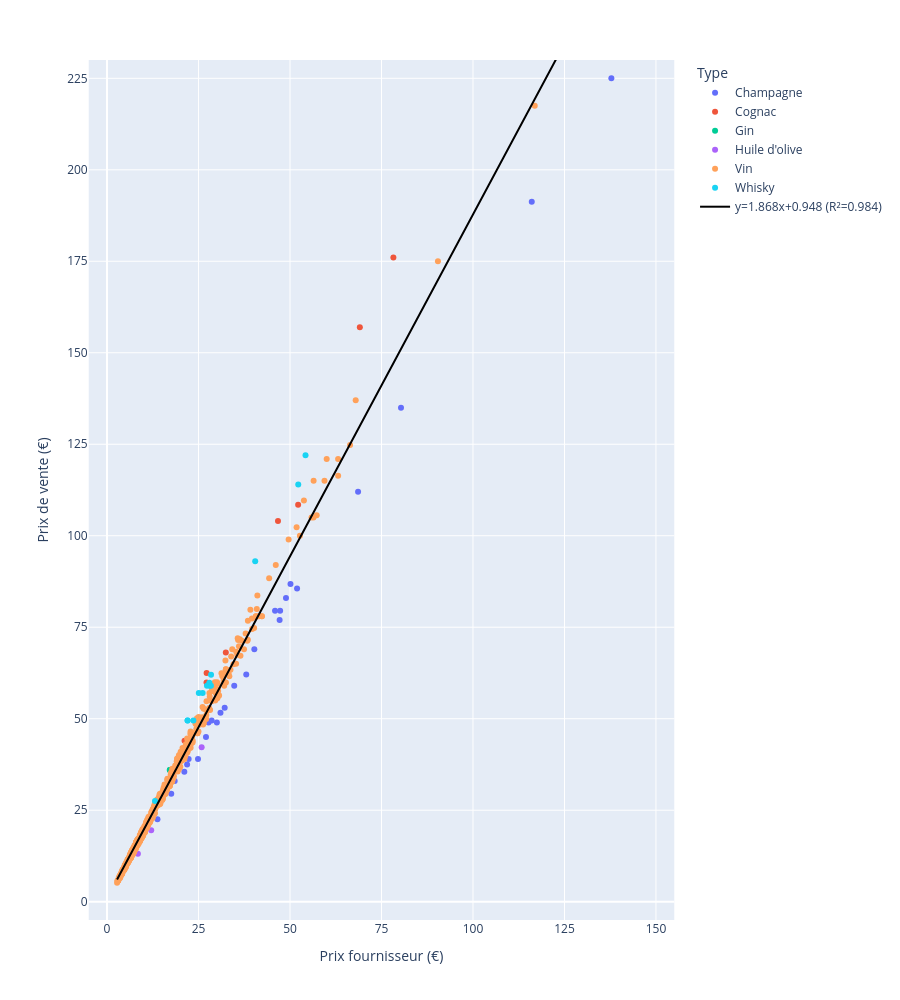

The notebook cell saved with this chart:
### Code cell
fig = px.scatter(
    df_clean, y="price", x="purchase_price", hover_name="title", color="type", category_orders=category_orders,
    labels={"type":"Type","purchase_price":"Prix fournisseur (€)","price":"Prix de vente (€)"},
    trendline="ols", trendline_scope="overall", trendline_color_override="black",
)
fig.for_each_trace(lambda trace: trace.update(name=trace.name.replace("Overall Trendline", f"y={a:.3f}x{b:+.3f} (R²={r*r:.3f})")))
fig.update_layout(
    width=900, height=1000,
    xaxis={"range":(-5,155),"dtick":25,"constrain":"domain"},
    yaxis={"range":(-5,230),"dtick":25,"constrain":"domain","scaleanchor":"x","scaleratio":1},
)
fig.show()

### Figure 1 — Plotly figure (JSON) as saved in the notebook; plotly's stock layout.template omitted (floating-point values rounded to 4 significant figures; data arrays with more than 128 entries replaced by an {"elided": "..."} marker saying what was removed)
{"data": [{"hovertemplate": "<b>%{hovertext}</b><br><br>Type=Champagne<br>Prix fournisseur (€)=%{x}<br>Prix de vente (€)=%{y}<extra></extra>", "hovertext": ["Champagne Mailly Grand Cru Les Echansons 2007", "Champagne Gosset Grand Millésime 2006", "Champagne Gosset Célébris Vintage 2007", "Champagne Egly-Ouriet Premier Cru Les Vignes de Vrigny", "Champagne Egly-Ouriet Grand Cru Brut Tradition", "Champagne Mailly Grand Cru Brut Rosé", "Champagne Larmandier-Bernier Latitude", "Champagne Gosset Grand Rosé", "Champagne Agrapart &amp; Fils L'Avizoise Extra Brut Blanc de Blancs Grand Cru 2012", "Champagne Egly-Ouriet Grand Cru Extra Brut V.P.", "Champagne Gosset Grand Blanc de Blancs", "Champagne Mailly Grand Cru Intemporelle Rosé 2009", "Champagne Agrapart &amp; Fils Les 7 Crus Brut Blanc de Blancs", "Champagne Larmandier-Bernier Terre de Vertus Premier Cru 2011", "Coteaux Champenois Egly-Ouriet Ambonnay Rouge 2016", "Champagne Larmandier-Bernier Grand Cru Les Chemins d'Avize 2011", "Champagne Gosset Grande Réserve", "Champagne Mailly Grand Cru Brut Réserve", "Champagne Agrapart &amp; Fils Terroirs Brut Blanc de Blancs Grand Cru", "Champagne Mailly Grand Cru Extra Brut Millésimé 2012", "Champagne Mailly Grand Cru Blanc de Pinot Noir", "Champagne Agrapart &amp; Fils Minéral Extra Brut Blanc de Blancs Grand Cru 2012", "Champagne Larmandier-Bernier Grand Cru Vieilles Vignes du Levant 2008", "Champagne Petit Lebrun &amp; Fils Blanc de Blancs Grand Cru", "Champagne Egly-Ouriet Grand Cru Brut Rosé", "Champagne Egly-Ouriet Grand Cru Millésimé 2008"], "legendgroup": "Champagne", "marker": {"color": "#636efa", "symbol": "circle"}, "mode": "markers", "name": "Champagne", "orientation": "v", "showlegend": true, "type": "scatter", "x": [48.9, 32.15, 80.33, 31.0, 34.76, 21.88, 22.3, 27.73, 68.6, 47.3, 30.01, 40.25, 27.04, 28.59, 116.1, 51.93, 24.86, 17.55, 38.04, 18.48, 21.12, 50.13, 47.16, 13.78, 45.91, 137.8], "xaxis": "x", "y": [83.0, 53.0, 135.0, 51.6, 59.0, 37.5, 39.0, 49.0, 112.0, 79.5, 49.0, 69.0, 45.0, 49.5, 191.3, 85.6, 39.0, 29.5, 62.1, 33.0, 35.5, 86.8, 77.0, 22.5, 79.5, 225.0], "yaxis": "y"}, {"hovertemplate": "<b>%{hovertext}</b><br><br>Type=Cognac<br>Prix fournisseur (€)=%{x}<br>Prix de vente (€)=%{y}<extra></extra>", "hovertext": ["Cognac Normandin Mercier VFC", "Cognac Frapin Château de Fontpinot XO", "Cognac Frapin VIP XO", "Cognac Frapin Château de Fontpinot 1989 20 Ans d'Age", "Cognac Frapin Cigar Blend", "Cognac Frapin Château de Fontpinot XO 1/2", "Cognac Frapin VSOP", "Cognac Frapin 1270"], "legendgroup": "Cognac", "marker": {"color": "#EF553B", "symbol": "circle"}, "mode": "markers", "name": "Cognac", "orientation": "v", "showlegend": true, "type": "scatter", "x": [27.18, 52.22, 78.25, 69.08, 46.71, 32.46, 27.21, 21.18], "xaxis": "x", "y": [59.9, 108.5, 176.0, 157.0, 104.0, 68.1, 62.5, 44.0], "yaxis": "y"}, {"hovertemplate": "<b>%{hovertext}</b><br><br>Type=Gin<br>Prix fournisseur (€)=%{x}<br>Prix de vente (€)=%{y}<extra></extra>", "hovertext": ["Darnley's London Dry Gin Spiced", "Darnley's London Dry Gin Original"], "legendgroup": "Gin", "marker": {"color": "#00cc96", "symbol": "circle"}, "mode": "markers", "name": "Gin", "orientation": "v", "showlegend": true, "type": "scatter", "x": [17.16, 17.16], "xaxis": "x", "y": [36.0, 36.0], "yaxis": "y"}, {"hovertemplate": "<b>%{hovertext}</b><br><br>Type=Huile d'olive<br>Prix fournisseur (€)=%{x}<br>Prix de vente (€)=%{y}<extra></extra>", "hovertext": ["Huiles d'Olive Extra Vierge Planeta 3x 10cl", "Huile d'Olive Extra Vierge Planeta 50cl", "Huile d'Olive Extra Vierge Planeta Selezione Chef 3L"], "legendgroup": "Huile d'olive", "marker": {"color": "#ab63fa", "symbol": "circle"}, "mode": "markers", "name": "Huile d'olive", "orientation": "v", "showlegend": true, "type": "scatter", "x": [12.07, 8.43, 25.85], "xaxis": "x", "y": [19.5, 13.1, 42.2], "yaxis": "y"}, {"hovertemplate": "<b>%{hovertext}</b><br><br>Type=Vin<br>Prix fournisseur (€)=%{x}<br>Prix de vente (€)=%{y}<extra></extra>", "hovertext": {"elided": "651 str values"}, "legendgroup": "Vin", "marker": {"color": "#FFA15A", "symbol": "circle"}, "mode": "markers", "name": "Vin", "orientation": "v", "showlegend": true, "type": "scatter", "x": {"elided": "651 float values"}, "xaxis": "x", "y": {"elided": "651 float values"}, "yaxis": "y"}, {"hovertemplate": "<b>%{hovertext}</b><br><br>Type=Whisky<br>Prix fournisseur (€)=%{x}<br>Prix de vente (€)=%{y}<extra></extra>", "hovertext": ["Wemyss Malts Single Cask Scotch Whisky Chai Caramel Latte 2002 Craigellachie", "Wemyss Malts Single Cask Scotch Whisky Choc 'n' Nut Pretzel 2001 Bunnahabhain", "Kingsbarns Distillery Lowland Single Malt Whisky", "Wemyss Malts Blended Malt Scotch Whisky Vanilla Burst", "Wemyss Malts Blended Malt Scotch Whisky Spice King Batch Strength", "Wemyss Malts Blended Malt Scotch Whisky The Hive Batch Strength", "Wemyss Malts Blended Malt Scotch Whisky Treacle Chest", "Wemyss Malts Blended Malt Scotch Whisky Peat Chimney Batch Strength", "Wemyss Malts Blended Malt Scotch Whisky Peat Chimney", "Wemyss Malts Blended Malt Scotch Whisky The Hive", "Wemyss Malts Blended Scotch Whisky Lord Elcho", "Wemyss Malts Single Cask Scotch Whisky Chocolate Moka Cake 2005 Strathclyde", "Wemyss Malts Blended Malt Scotch Whisky Spice King", "Wemyss Malts Blended Malt Scotch Whisky The Hive 12 ans"], "legendgroup": "Whisky", "marker": {"color": "#19d3f3", "symbol": "circle"}, "mode": "markers", "name": "Whisky", "orientation": "v", "showlegend": true, "type": "scatter", "x": [52.25, 54.24, 25.08, 26.13, 28.12, 27.31, 27.96, 28.39, 22.01, 23.6, 13.11, 40.49, 22.01, 28.42], "xaxis": "x", "y": [114.0, 122.0, 57.0, 57.0, 59.0, 59.0, 59.8, 59.0, 49.5, 49.5, 27.5, 93.0, 49.5, 62.0], "yaxis": "y"}, {"hovertemplate": "<b>OLS trendline</b><br>price = 1.86841 * purchase_price + 0.947756<br>R<sup>2</sup>=0.984293<br><br>Prix fournisseur (€)=%{x}<br>Prix de vente (€)=%{y} <b>(trend)</b><extra></extra>", "legendgroup": "Overall Trendline", "line": {"color": "black"}, "mode": "lines", "name": "y=1.868x+0.948 (R²=0.984)", "showlegend": true, "type": "scatter", "x": {"elided": "704 float values"}, "xaxis": "x", "y": {"elided": "704 float values"}, "yaxis": "y"}], "layout": {"height": 1000, "legend": {"title": {"text": "Type"}, "tracegroupgap": 0}, "margin": {"t": 60}, "width": 900, "xaxis": {"anchor": "y", "constrain": "domain", "domain": [0, 1], "dtick": 25, "range": [-5, 155], "title": {"text": "Prix fournisseur (€)"}}, "yaxis": {"anchor": "x", "constrain": "domain", "domain": [0, 1], "dtick": 25, "range": [-5, 230], "scaleanchor": "x", "scaleratio": 1, "title": {"text": "Prix de vente (€)"}}}}
